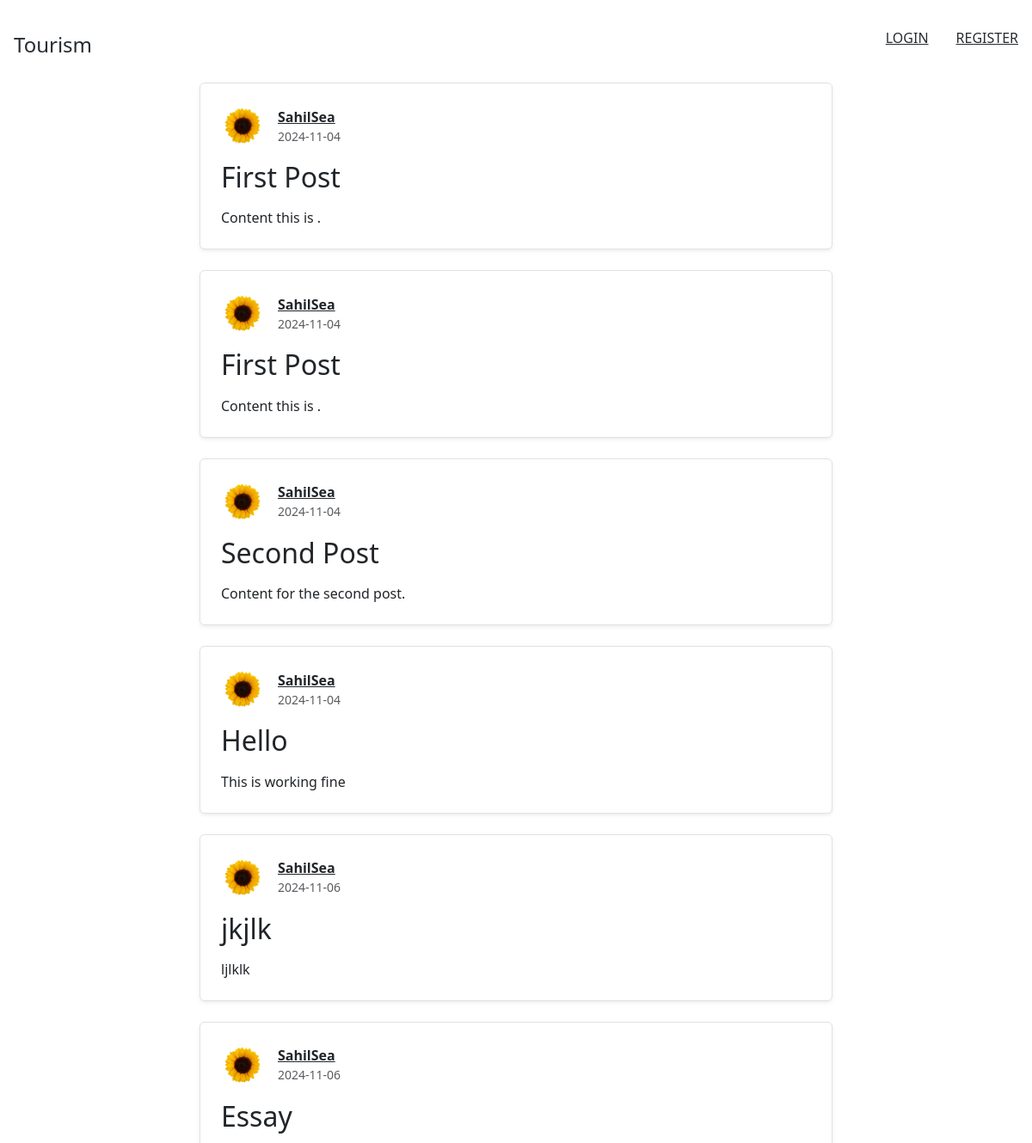
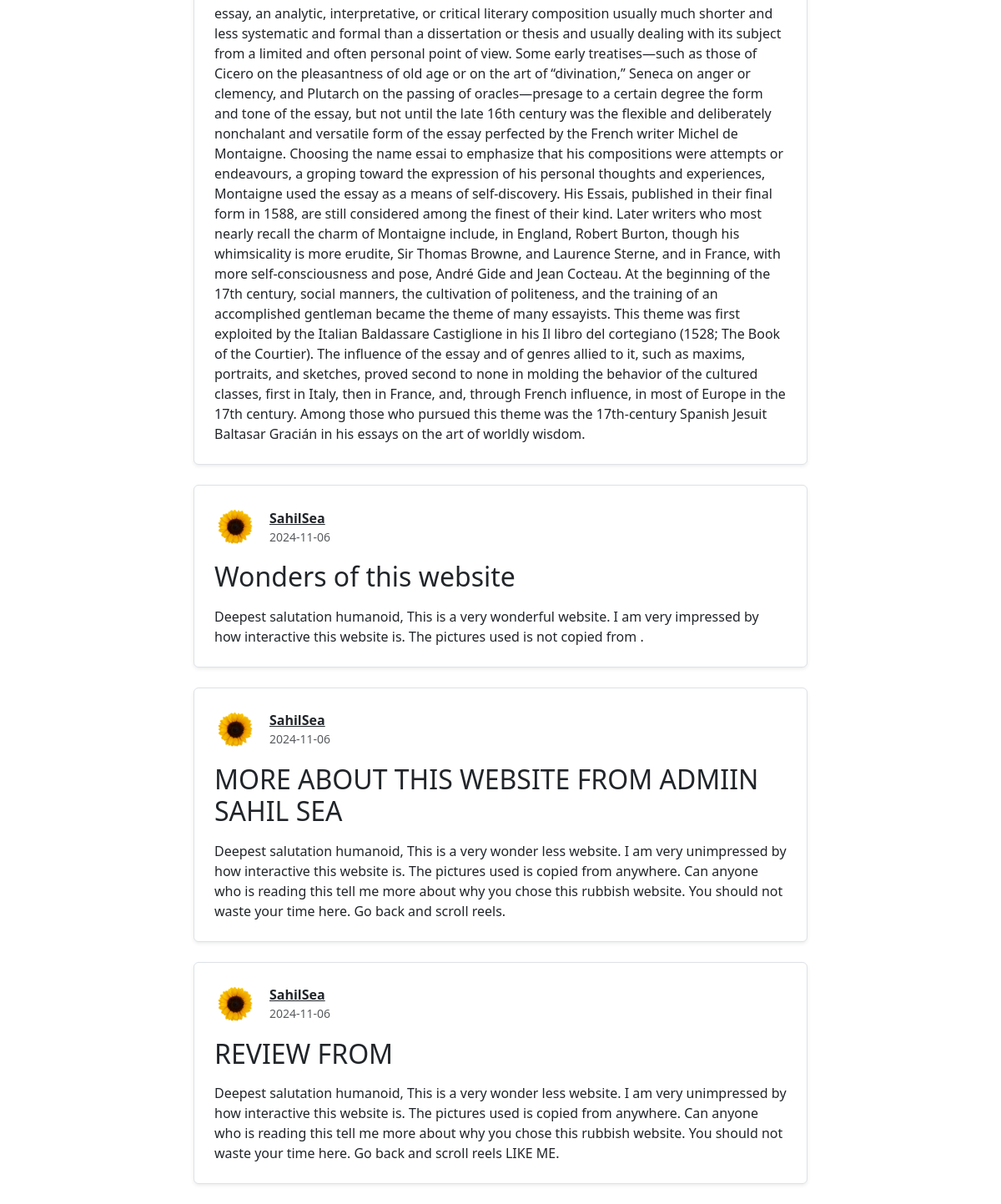
The app's page /post_index with its own data (2 pictures, top to bottom).
### tourism/models.py (models this page shows, shortened)
class Post(db.Model):
    id = db.Column(db.Integer, primary_key=True)
    title = db.Column(db.String(100),nullable=False)
    date_posted= db.Column(db.DateTime, nullable=False, default=datetime.now)
    content = db.Column(db.Text, nullable=False)
    user_id = db.Column(db.Integer, db.ForeignKey('user.id'), nullable=False)

class User(db.Model, UserMixin):
    id = db.Column(db.Integer, primary_key=True)
    username = db.Column(db.String(20), unique=True, nullable=False)
    email = db.Column(db.String(120), unique=True, nullable=False)
    image_file = db.Column(db.String(20), nullable=False, default='default.jpg')
    password = db.Column(db.String(60), nullable=False)
    posts = db.relationship('Post', backref='author', lazy=True)

### tourism/routes.py (the view)
@app.route("/post_index")
def posts():
    posts = Post.query.all()
    return render_template ('index.html',  posts = posts)

### tourism/templates/index.html
{% extends "layout.html" %}
{% block content %}
<div class="container mt-5 pt-5">
    <div class="row justify-content-center">
        <div class="col-md-8">
            {% for post in posts %}
            <div class="post-card mb-4 p-4 border rounded shadow-sm">
                <div class="d-flex align-items-center mb-3">
                    <img src="{{ url_for('static', filename='profile_pics/' + post.author.image_file) }}"
                         class="rounded-circle article-img mr-3" alt="Profile Picture">
                    <div>
                        <a href="#" class="text-dark font-weight-bold">{{ post.author.username }}</a>
                        <small class="text-muted d-block">{{ post.date_posted.strftime('%Y-%m-%d') }}</small>
                    </div>
                </div>
                <h2 class="mb-3">{{ post.title }}</h2>
                <p class="mb-0">{{ post.content }}</p>
            </div>
            {% endfor %}
        </div>
    </div>
</div>
{% endblock content %}

### tourism/templates/layout.html (shortened to what this page needs)
<!DOCTYPE html>
<html lang="en">
  <head>
    <link rel="stylesheet" href="https://cdn.jsdelivr.net/npm/bootstrap@4.4.1/dist/css/bootstrap.min.css">
    <link rel="stylesheet" type="text/css" href="{{ url_for('static', filename = 'main.css') }}">
    <link href="https://cdn.jsdelivr.net/npm/bootstrap@5.3.0/dist/css/bootstrap.min.css" rel="stylesheet">
    <link href="https://cdn.jsdelivr.net/npm/bootstrap-icons@1.7.2/font/bootstrap-icons.css" rel="stylesheet">
  </head>
  <body>
        <nav>
            <div class="nav__logo"><a href="{{url_for('home')}}">Tourism</a></div>
            <ul class="nav__links">
              {% if current_user.is_authenticated %}
                <a class="link" href="{{url_for('posts')}}">Post</a>
                <a class="link" href="{{url_for('new_post')}}">New Post</a>
                <a class="link" href="{{url_for('account')}}">Account</a>
                <a class="link" href="{{url_for('logout')}}">Logout</a>
                <a class="link" href="{{url_for('Explore')}}">Explore</a>
              {%else%}
              <a class="link" href = "{{url_for('login')}}">Login</a>
              <a class="link" href = "{{url_for('register')}}">Register</a>
              {%endif%}
            </ul>
        </nav>
        {% block content %}{% endblock %}
  </body>
</html>

### tourism/static/main.css (style rules this page uses)
:root { --primary-color: #669ccb; --primary-color-dark: #5681a7; --secondary-color: #e8f1fa; --text-dark: #282d31; --text-light: #767268; --extra-light: #f3f4f6; --max-width: 1200px; }
* { padding: 0; margin: 0; box-sizing: border-box; }
body { font-family: "Roboto", sans-serif; }
img { width: 100%; }
nav { position: absolute; top: 0; left: 50%; transform: translateX(-50%); padding: 2rem 1rem; width: 100%; max-width: var(--max-width); display: flex; align-items: center; justify-content: space-between; height: min-content; }
.nav__logo a { text-decoration: none; color: var(--text-dark); font-size: 1.5rem; }
.nav__links { display: none; list-style: none; align-items: center; gap: 2rem; }
.link { color: var(--text-dark); text-transform: uppercase; cursor: pointer; transition: color 0.3s; }
@media (min-width: 640px) { .nav__links { display: flex; } }
h1, h2, h3, h4, h5, h6 { color: #444444; }
.article-img { height: 65px; width: 65px; margin-right: 16px; }
.container { max-width: 900px; margin: 0 auto; padding: 0 15px; }
.post-card { background-color: #fff; border: 1px solid #e3e3e3; transition: transform 0.2s ease-in-out, box-shadow 0.2s ease-in-out; }
.article-img { width: 50px; height: 50px; object-fit: cover; }

### records on screen
Post: image_file (picture), author.username "SahilSea", date_posted "2024-11-04", title "First Post", content "Content this is ."
Post: image_file (picture), author.username "SahilSea", date_posted "2024-11-04", title "First Post", content "Content this is ."
Post: image_file (picture), author.username "SahilSea", date_posted "2024-11-04", title "Second Post", content "Content for the second post."
Post: image_file (picture), author.username "SahilSea", date_posted "2024-11-04", title "Hello", content "This is working fine"
Post: image_file (picture), author.username "SahilSea", date_posted "2024-11-06", title "jkjlk", content "ljlklk"
Post: image_file (picture), author.username "SahilSea", date_posted "2024-11-06", title "Essay", content "essay, an analytic, interpretative, or critical literary composition usually much shorter and less systematic and formal than a dissertation or thesis and usually dealing with its subject from a limited and often personal point of view. Some early treatises—such as those of Cicero on the pleasantness of old age or on the art of “divination,” Seneca on anger or clemency, and Plutarch on the passing of oracles—presage to a certain degree the form and tone of the essay, but not until the late 16th century was the flexible and deliberately nonchalant and versatile form of the essay perfected by the French writer Michel de Montaigne. Choosing the name essai to emphasize that his compositions…"
Post: image_file (picture), author.username "SahilSea", date_posted "2024-11-06", title "Wonders of this website", content "Deepest salutation humanoid, This is a very wonderful website. I am very impressed by how interactive this website is. The pictures used is not copied from ."
Post: image_file (picture), author.username "SahilSea", date_posted "2024-11-06", title "MORE ABOUT THIS WEBSITE FROM ADMIIN SAHIL SEA", content "Deepest salutation humanoid, This is a very wonder less website. I am very unimpressed by how interactive this website is. The pictures used is copied from anywhere. Can anyone who is reading this tell me more about why you chose this rubbish website. You should not waste your time here. Go back and scroll reels."
Post: image_file (picture), author.username "SahilSea", date_posted "2024-11-06", title "REVIEW FROM", content "Deepest salutation humanoid, This is a very wonder less website. I am very unimpressed by how interactive this website is. The pictures used is copied from anywhere. Can anyone who is reading this tell me more about why you chose this rubbish website. You should not waste your time here. Go back and scroll reels LIKE ME."
